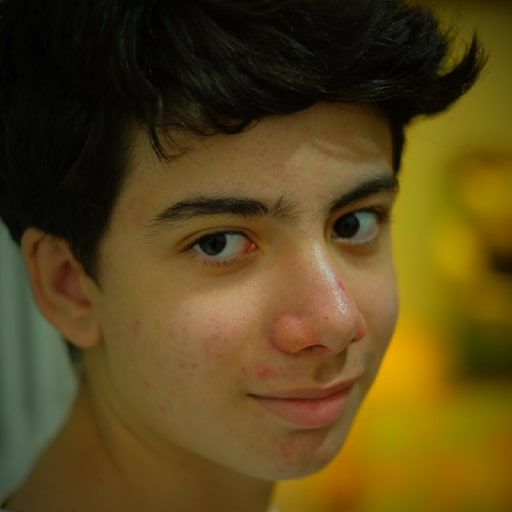
#> input picture input/input.jpg, 512 x 512 px
$ python ascii_art_script.py
#> lines starting #> are read from the running program, lines starting #| are printed output that depends on the picture
#> in main, image is the input picture: PIL image 512x512 RGB; mean R, G, B 89.2, 70.1, 24.9
import os
import PIL.Image
from datetime import datetime

mevcut_dizin = os.getcwd() #kodun bulunduğu konumu alır
os.chdir(mevcut_dizin + "/input") #input klasörüne geçer

simdi = datetime.now()
simdiString = simdi.strftime("%d_%m_%Y_%H_%M_%S") #tarih bilgisini alır

dosyaBasligi = mevcut_dizin + "/output/" "asci_image_" #çıktı klasörünü hedefler
tamAd = dosyaBasligi + simdiString + ".txt" #dosyanın çıktı alınırkenki ismini atar

ASCII_CHARS = ["@", "%", "#", "S", "?", "-", "^", ";", ":", ",", ".",] #ascii harflerini listeler

def resize_image(image, new_width = 1024): #görseli yeniden boyutlandırır (new_width değişkenini değiştirerek sonucun çözünürlüğünü değiştirebilirsin)
#> called with new_width = 1024
    width, height = image.size
#> width = 512; height = 512
    ratio = height / width
#> ratio = 1
    new_height = int(new_width * ratio / 2.5) # / 2.5 | sünme oranını ayarlar
#> new_height = 409
    resize_image = image.resize((new_width, new_height))
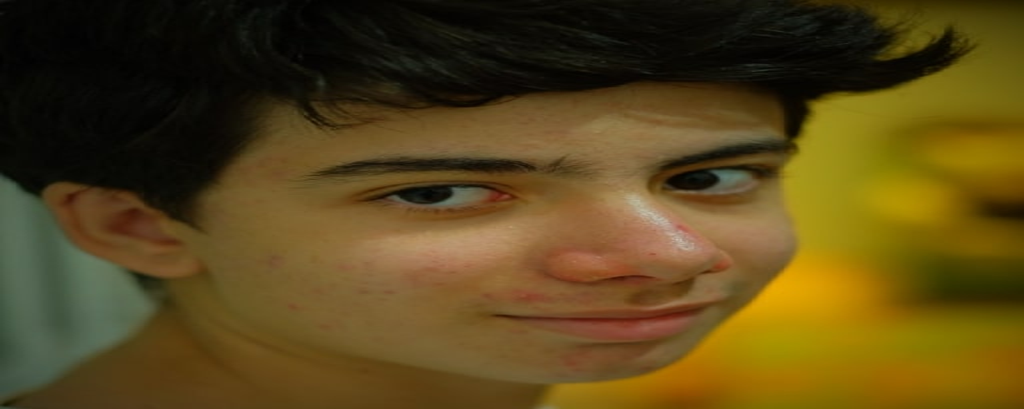
#> resize_image: PIL image 1024x409 RGB; mean R, G, B 89.2, 70.1, 25
    return(resize_image)

def grayify(image):
    grayscale_image = image.convert("L")
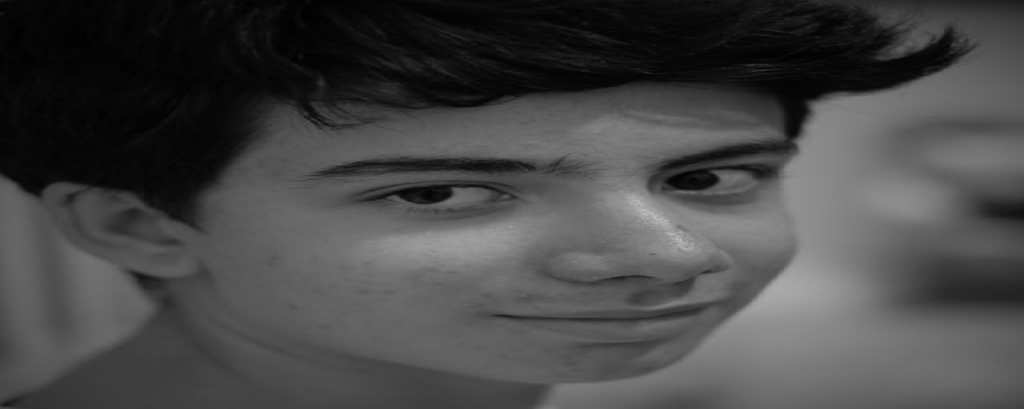
#> grayscale_image: PIL image 1024x409 L; min 0, max 191, mean 70.7
    return(grayscale_image)

def pixels_to_ascii(image):
    pixels = image.getdata()
    characters = "".join([ASCII_CHARS[pixel//25] for pixel in pixels]) #//25 |
    return(characters)

def main(new_width = 1024):
    image = PIL.Image.open("input.jpg") #görselin adını alır

    new_image_data = pixels_to_ascii(grayify(resize_image(image)))

    pixel_count = len(new_image_data) # pixel_count = alta inme sayısı (enter sayısı)
#> pixel_count = 418816
    ascii_image = "\n".join(new_image_data[i:(i+new_width)] for i in range(0, pixel_count, new_width))

    print(ascii_image) #çıktıyı konsola yazdırır

    with open(tamAd, 'w') as file: # çıktı dosyasını oluşturur
        file.write(ascii_image) #çıktı dosyasının içine yazdırır

    os.startfile(tamAd) #çıktı dosyasını açar

main()
